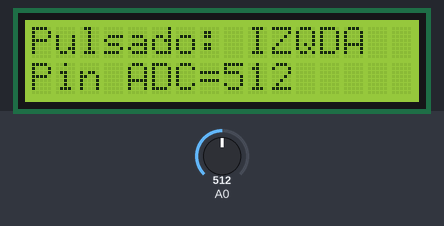
This sketch was run on a simulated Arduino Uno, built with avr-gcc and run on an emulated ATmega328P. Shown: 16×2 character LCD. The inputs (shaded band) are chosen by the test bench; at power-on: A0 = 512.

Above: at 1.2 s.
1.3 s: A0 set to 560
At 2.5 s:
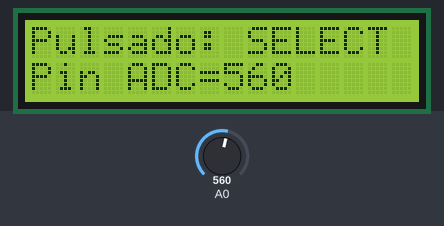
2.8 s: A0 set to 340
At 4.0 s:
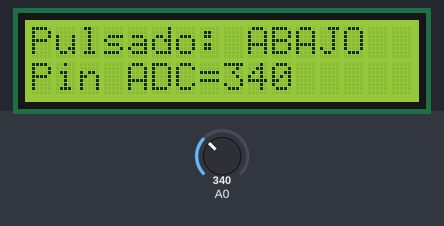
4.3 s: A0 set to 140
At 5.5 s:
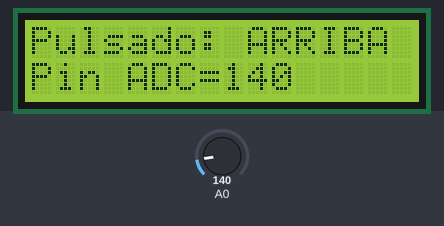
5.9 s: A0 set to 40
At 7.0 s:
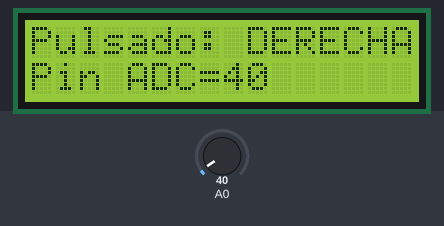
Timing chart, 0 to 8.4 s (numbered marks = the images above; inputs shaded):
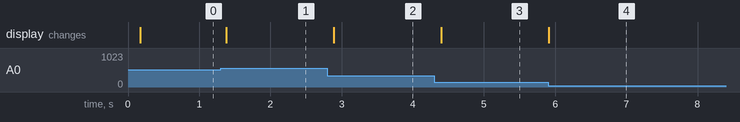

Measured:
- after the input at 1.3 s, the display: changes after 0.08 s (image 1)
- after the input at 2.8 s, the display: changes after 0.09 s (image 2)
- after the input at 4.3 s, the display: changes after 0.10 s (image 3)
- after the input at 5.9 s, the display: changes at once (image 4)

The sketch:

LCD_Keypad_Shield_Ej1.ino
```cpp
// (licence header left out)
#include <LiquidCrystal.h> // libreria para controlar el display

LiquidCrystal lcd(8, 9, 4, 5, 6, 7); // Indicamos los pines usados en el panel LCD

int adc_key  = 0;     // valor de la entrada analogica A0

String      btn = "";   // Boton pulsado
String last_key = "";   // Guarda la ultima tecla pulsada
// =============================================================


void setup() {

 lcd.begin(16, 2);              // Inicializa libreria

 lcd.setCursor(0,0);            // cursor en posicion inicial
 lcd.print("TEST pulsadores");  // imprime mensaje linea1

 lcd.setCursor(0,1);            // cursor en 2ª fila
 lcd.print("www.playbyte.es");  // imprime mensaje linea2

}
// =============================================================

void loop() {
      delay(100);

 adc_key = analogRead(0);      // lee tecla pulsada por ADC0

 // Valores obtenidos de mis botones: 0, 127, 303, 476, 719
 // we add approx 50 to those values and check to see if we are close

 if (adc_key > 1000) return;        // Ningun boton pulsaddo
 if (adc_key < 750)  btn="SELECT ";
 if (adc_key < 550)  btn="IZQDA  ";
 if (adc_key < 350)  btn="ABAJO  ";
 if (adc_key < 150)  btn="ARRIBA ";
 if (adc_key < 50)   btn="DERECHA";


 if (btn !=last_key) { // solo imprime si se ha pulsado una tecla nueva

    lcd.clear();               // Borra toda la pantalla
    lcd.setCursor(0,0);
    lcd.print("Pulsado: ");
    lcd.print(btn);

    lcd.setCursor(0,1);
    lcd.print("Pin ADC=");
    lcd.print(adc_key);
    lcd.print("    ");

    last_key = btn;   // retiene el valor del boton pulsado
 }
} // FIN loop() =======================================================
```
